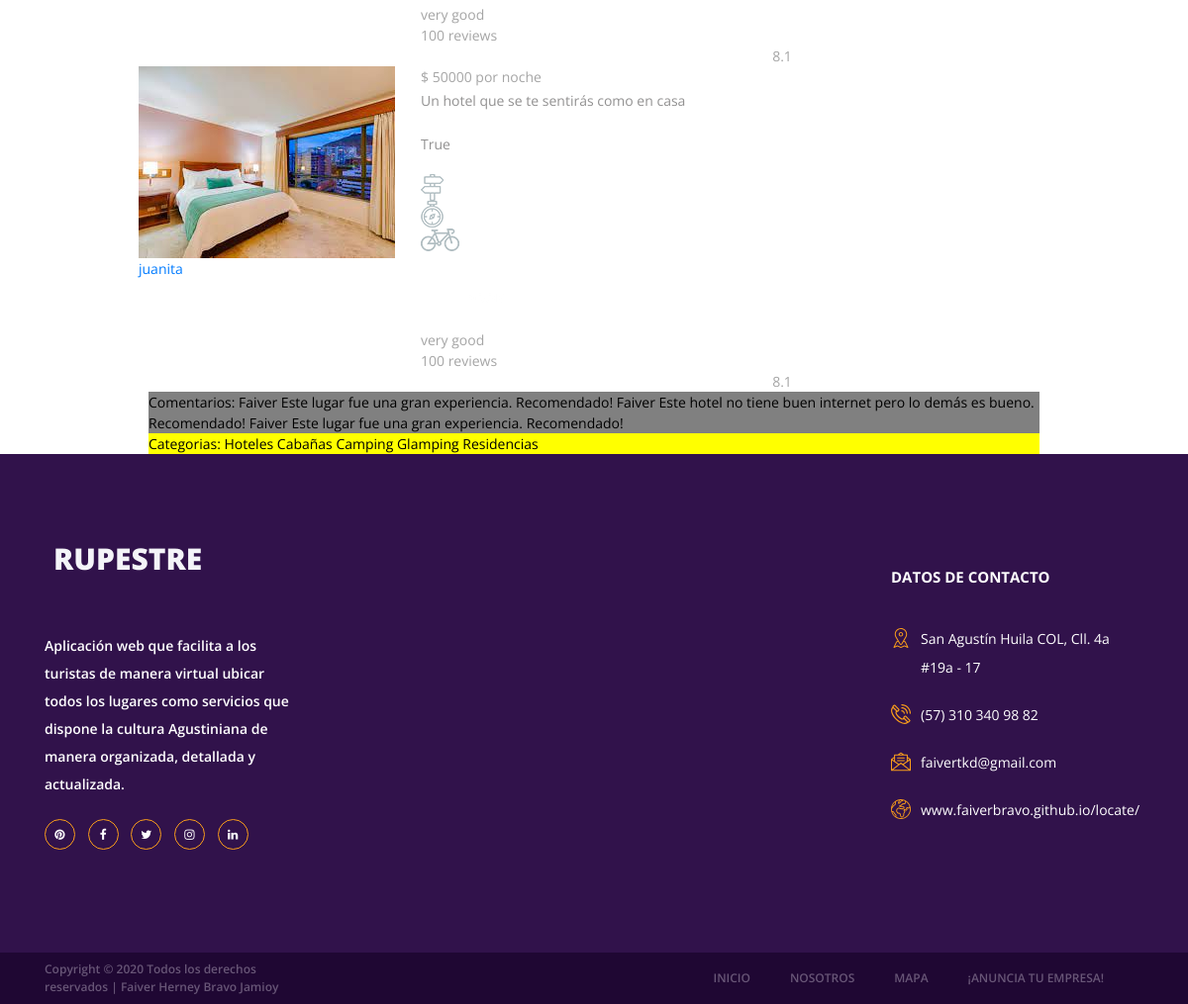
The app's page /alojamientos/ (lower part), older data.
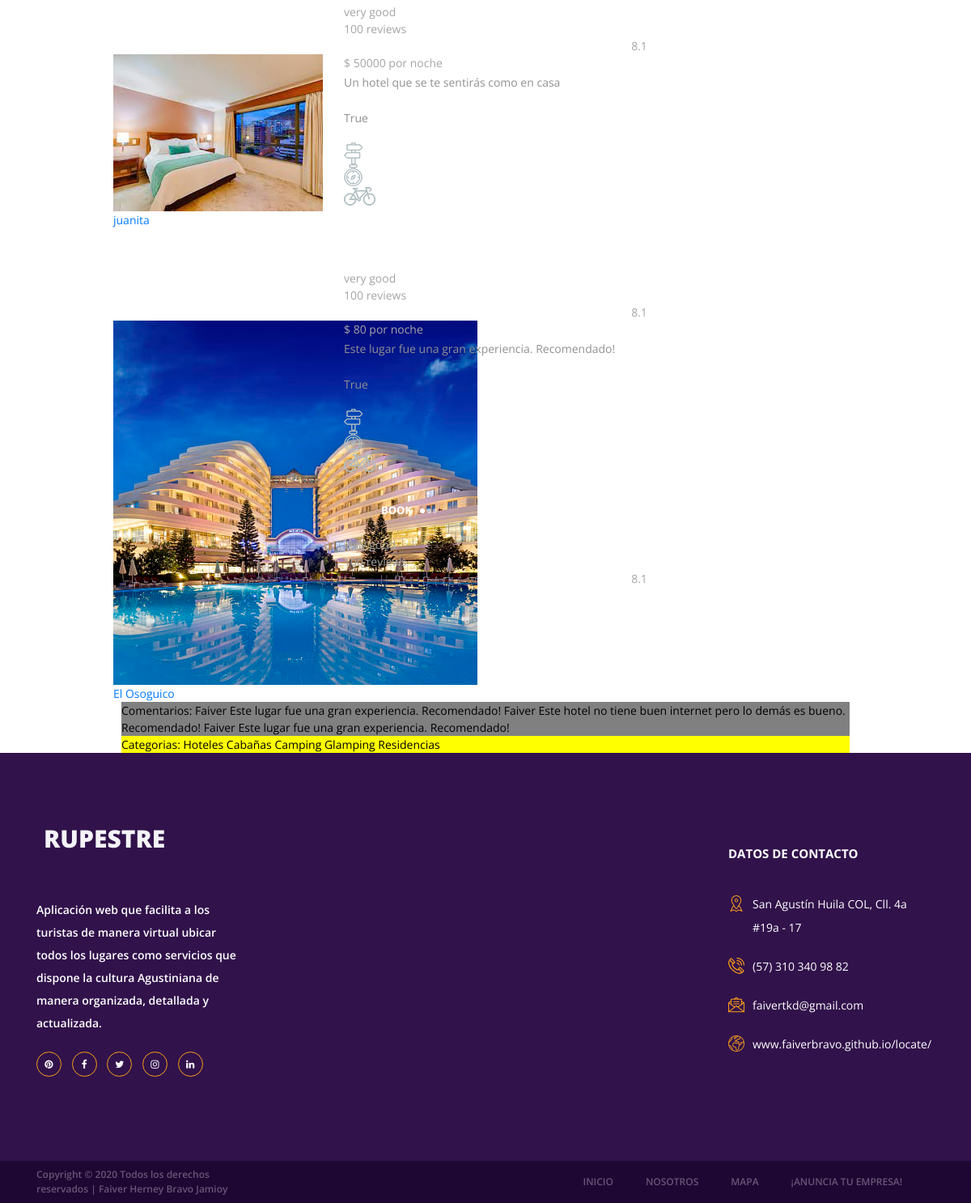
The same page, newer data.
### alojamientos/models.py (models this page shows, shortened)
class Alojamiento(models.Model):
    nombre=models.CharField(max_length=50)
    descripcion=models.CharField(max_length=150)
    imagen=models.ImageField(upload_to='alojamientos')
    precio=models.IntegerField( null=True, blank=True)#opcional subir precio
    categorias=models.ManyToManyField(Categoria) #relación de muchos a muchos entre Categoria y Post
    disponibilidad=models.BooleanField(default=True)
    created=models.DateTimeField(auto_now_add=True)
    updated=models.DateTimeField(auto_now_add=True)
    class Meta:
        verbose_name='alojamiento'
        verbose_name_plural='alojamientos'

class Post(models.Model):
    autor=models.ForeignKey(User, on_delete=models.CASCADE)#relación de uno a muchos entre autor y Post
    descripcion=models.CharField(max_length=150)
    created=models.DateTimeField(auto_now_add=True)
    updated=models.DateTimeField(auto_now_add=True)
    class Meta:
        verbose_name='post'
        verbose_name_plural='posts'

class Categoria(models.Model):
    nombre=models.CharField(max_length=50)
    created=models.DateTimeField(auto_now_add=True)
    updated=models.DateTimeField(auto_now_add=True)
    class Meta:
        verbose_name='categoria'
        verbose_name_plural='categorias'

### alojamientos/views.py (the view)
# urls.py: path('alojamientos/', include('alojamientos.urls')),
def alojamientos(request):
    alojamientos=Alojamiento.objects.all()
    categorias=Categoria.objects.all()
    posts=Post.objects.all()
    return render(request, "alojamientos/alojamientos.html", {
        "alojamientos": alojamientos,
        "categorias": categorias,
        "posts": posts
        })

### alojamientos/templates/alojamientos/alojamientos.html (shortened to what this page needs)
{% extends "RupestreApp/base.html" %}
{% load static %}
{% block content %}
	{% for alojamiento in alojamientos %}
		<div class="container">
			<div class="row">
				<div class="col-lg-12">
					<div class="offers_grid">
						<div class="offers_item rating_4">
							<div class="row">
								<div class="col-lg-1 temp_col"></div>
								<div class="col-lg-3 col-1680-4">
									<div class="offers_image_container">
										<div class="offers_image_background"
										><img src= "{{alojamiento.imagen.url}}"></div>
										<div class="offer_name"><a href="/detalle_hotel">{{alojamiento.nombre}}</a></div>
									</div>
								</div>
								<div class="col-lg-8">
									<div class="offers_content">
										<div class="offers_price">$ {{alojamiento.precio}}<span> por noche</span></div>
										<p class="offers_text">{{alojamiento.descripcion}}</p>
										<p class="offers_text">{{alojamiento.disponibilidad}}</p>
										<div class="offers_icons">
											<ul class="offers_icons_list">
												<li class="offers_icons_item"><img src="{% static 'RupestreApp/images/post.png' %}" alt=""></li>
												<li class="offers_icons_item"><img src="{% static 'RupestreApp/images/compass.png' %}" alt=""></li>
												<li class="offers_icons_item"><img src="{% static 'RupestreApp/images/bicycle.png' %}" alt=""></li>
												<li class="offers_icons_item"><img src="{% static 'RupestreApp/images/sailboat.png' %}" alt="">
												</li>
											</ul>
										</div>
										<div class="button book_button"><a
												href="#">book<span></span><span></span><span></span></a></div>
										<div class="offer_reviews">
											<div class="offer_reviews_content">
												<div class="offer_reviews_title">very good</div>
												<div class="offer_reviews_subtitle">100 reviews</div>
											</div>
											<div class="offer_reviews_rating text-center">8.1</div>
										</div>
									</div>
								</div>
							</div>
						</div>
					</div>
				</div>
			</div>
		</div>
	{% endfor %}
	<section>
		<div style="width:75%; background-color: grey; margin:auto; text-align: left ; color: black;">
			Comentarios:
			{% for post in posts %}
				{{post.autor}}
				{{post.descripcion}}
			{% endfor %}
		</div>
	</section>
	<section>
		<div style="width:75%; background-color: yellow; margin:auto; text-align: left ; color: black;">
			Categorias:
			{% for categoria in categorias %}
				{{categoria.nombre}}
			{% endfor %}
		</div>
	</section>
{% endblock %}

Row changes from the older to the newer data that the page shows:
added Alojamiento: imagen (picture), nombre "El Osoguico", precio "80", descripcion "Este lugar fue una gran experiencia. Recomendado!", disponibilidad "True"
